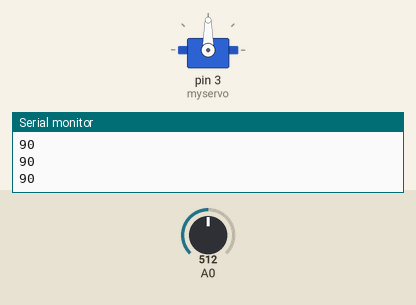
Recording of a sketch running on a simulated Arduino Uno, built with avr-gcc and run on an emulated ATmega328P. Parts: servo, the last lines printed to the serial monitor. Inputs (shaded band) come from the test bench; at power-on: A0 = 512.

Above: at 1.2 s.
1.3 s: A0 set to 716
At 2.3 s:
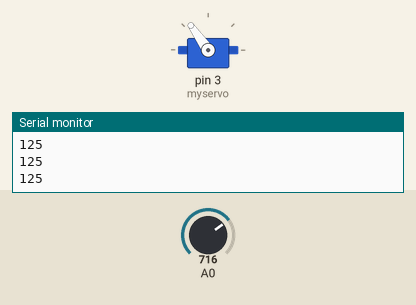
2.8 s: A0 set to 900
At 3.8 s:
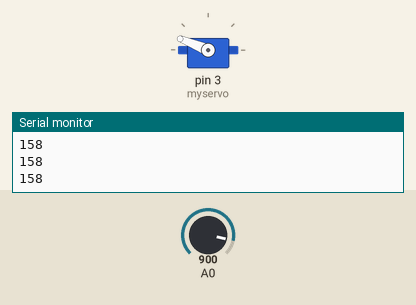
4.3 s: A0 set to 1023
At 5.5 s:
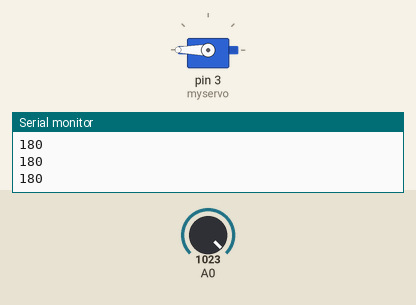
5.8 s: A0 set to 306
At 7.0 s:
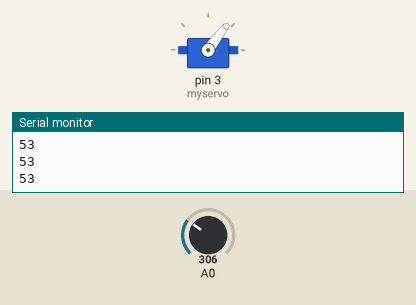
7.3 s: A0 set to 122
At 8.5 s:
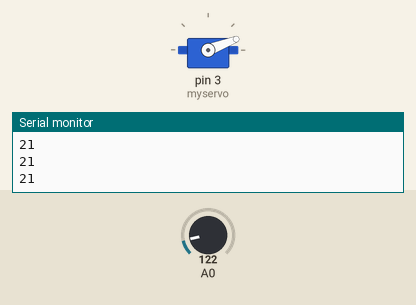
8.8 s: A0 set to 0
At 9.2 s:
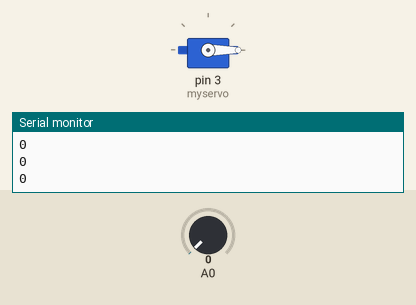
Timing chart, 0 to 11.3 s (numbered marks = the images above; inputs shaded):
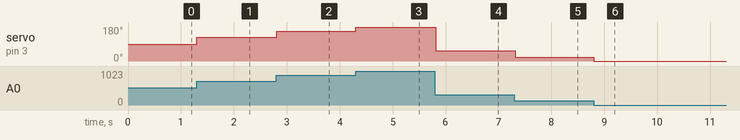

Measured:
- after the input at 1.3 s, servo on pin 3 (myservo): 90° → 125° at once
- after the input at 2.8 s, servo on pin 3 (myservo): 125° → 158° at once
- after the input at 4.3 s, servo on pin 3 (myservo): 158° → 180° at once
- after the input at 5.8 s, servo on pin 3 (myservo): 180° → 53° at once
- after the input at 7.3 s, servo on pin 3 (myservo): 53° → 21° at once
- after the input at 8.8 s, servo on pin 3 (myservo): 21° → 0° at once

The sketch:

servo_potentiometer.ino
```cpp
#include <Servo.h>
Servo myservo;
void setup() {
  myservo.attach(3);
  Serial.begin(9600);
}

void loop() {
   int val = analogRead(0);
   int mapVal = map(val, 0, 1023, 0, 180);
   Serial.println(mapVal);
   myservo.write(mapVal);
   delay(20);
}
```
